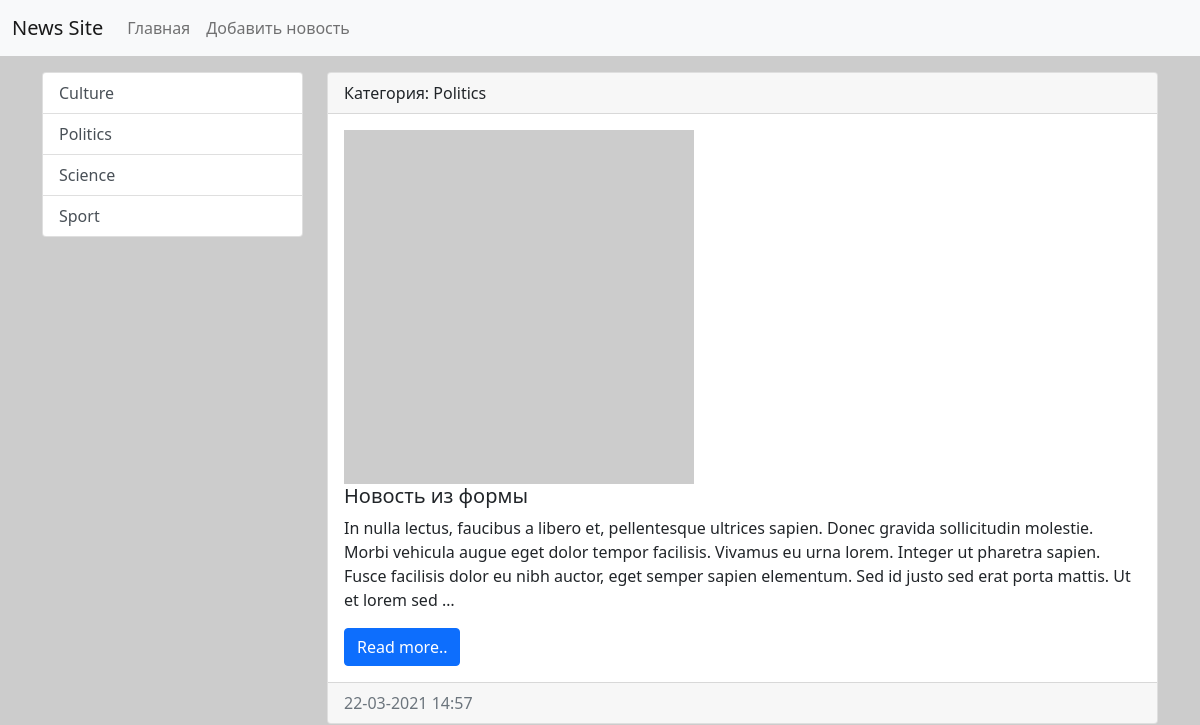
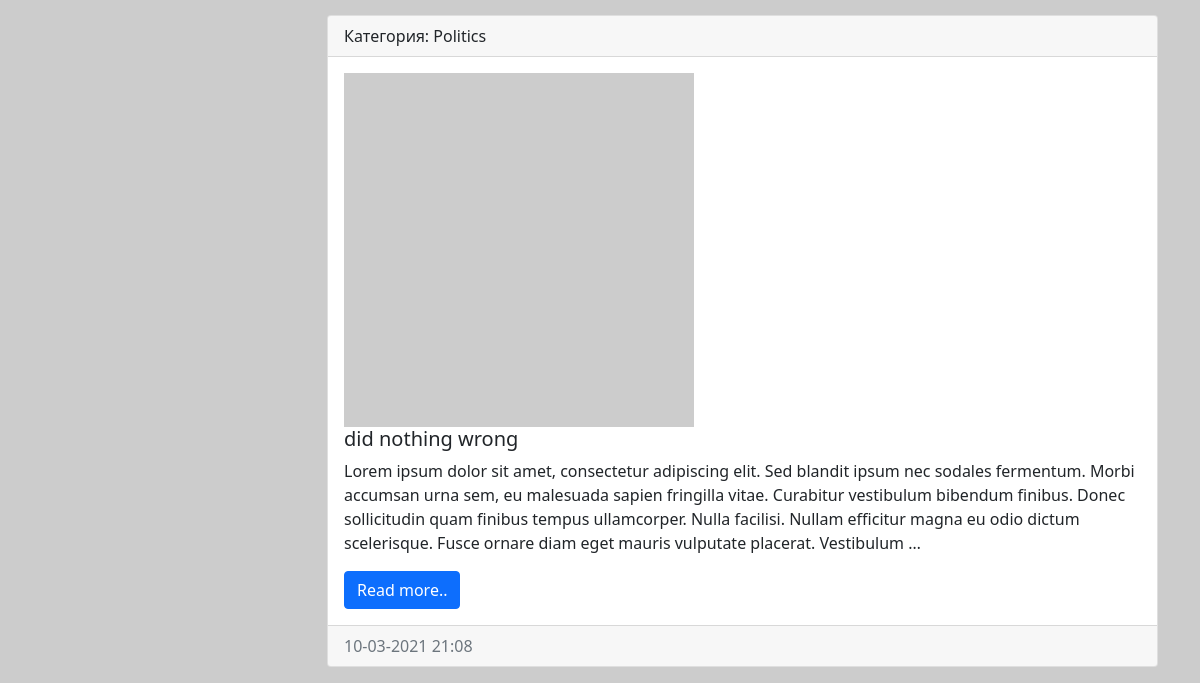
Page /category/3/ on the earlier database version (2 pictures, top to bottom).
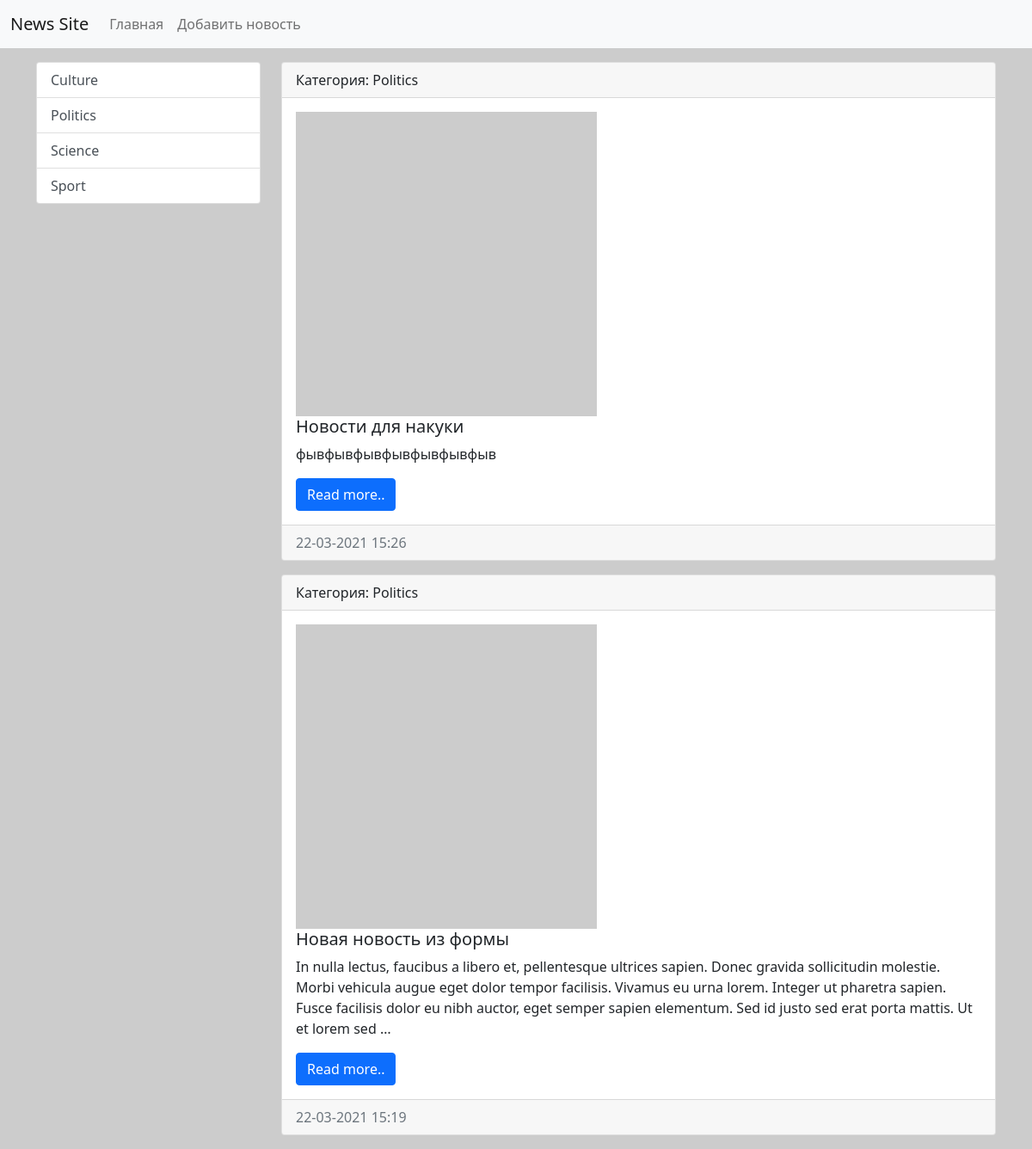
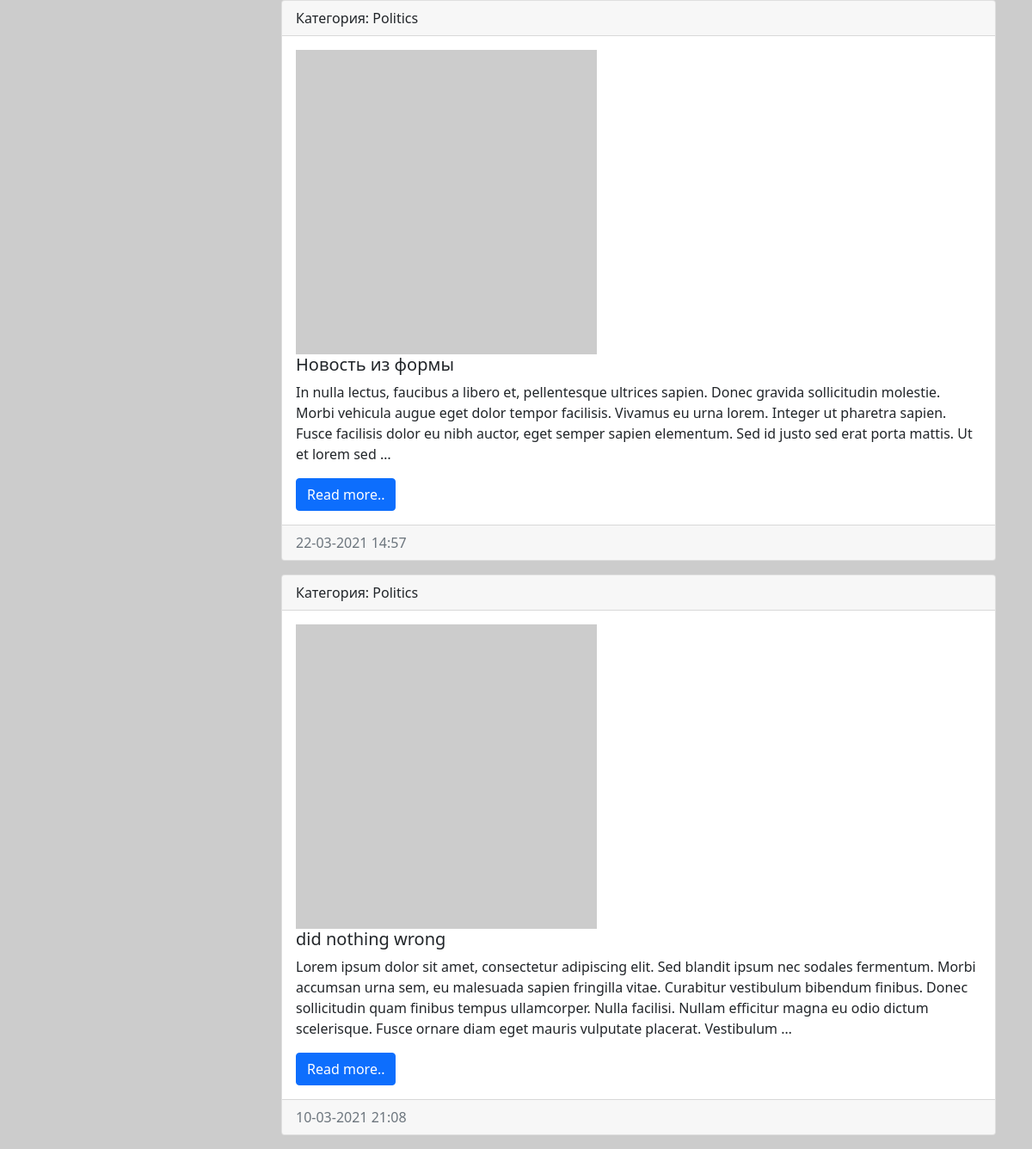
Same page on the later database version (2 pictures, top to bottom).
### news/models.py (models this page shows, shortened)
class Category(models.Model):
    title = models.CharField(max_length=200, db_index=True, verbose_name='Наименование категории')
    def __str__(self):
        return self.title
    def get_absolute_url(self):
        return reverse('news:category', kwargs={'category_id': self.pk})
    class Meta:
        verbose_name = 'Категория'
        verbose_name_plural = 'Категории'
        ordering = ['title']

class News(models.Model):
    title = models.CharField(max_length=200, db_index=True, verbose_name='Заголовок')
    content = models.TextField(blank=True, verbose_name='Контент')
    created_at = models.DateTimeField(auto_now_add=True, verbose_name='Дата создания')
    updated_at = models.DateTimeField(auto_now=True, verbose_name='Дата обновления')
    image = models.ImageField(upload_to='photos/%Y/%m/%d', blank=True)
    is_published = models.BooleanField(default=True,verbose_name='Опубликовано')
    category = models.ForeignKey('Category', on_delete=models.PROTECT, verbose_name='Категории')
    def get_absolute_url(self):
        return reverse('news:view_news', kwargs={'news_id': self.pk})
    class Meta:
        verbose_name = 'Новость'
        verbose_name_plural = 'Новости'
        ordering = ['-created_at']

### news/views.py (the view)
# urls.py: path('category/<int:category_id>/', views.get_category, name='category'),
def get_category(request, category_id):
    news = News.objects.filter(category_id=category_id)
    category = get_object_or_404(Category, pk=category_id)
    return render(request, 'news/category.html', {'news': news,
                                                  'category': category})

### news/templatetags/news_tags.py (called while the page is built)
@register.inclusion_tag('news/list_categories.html')
def show_categories():
    categories = Category.objects.all()
    return {'categories': categories}

### news/templates/news/category.html (shortened to what this page needs)
{% extends 'base.html' %}
{% block sidebar %}
    {% include 'inc/_sidebar.html' %}
{% endblock %}
{% block content %}
    {% for item in news %}
        <div class="card mb-3">
            <div class="card-header">
                Категория: {{ item.category }}
            </div>
            <div class="card-body">
                <div class="media">
                    {% if item.image %}
                        <img src="{{ item.image.url }}" alt="" width="350" class="mr-3">
                    {% else %}
                        <img class="resize" src="https://picsum.photos/seed/picsum/350/354" alt="Заглушка">
                    {% endif %}
                    <div class="media-body">
                        <h5 class="card-title">{{ item.title }}</h5>
                        <p class="card-text">{{ item.content|truncatewords:50 }}</p>
                        <a href="{{ item.get_absolute_url }}" class="btn btn-primary">Read more..</a>
                    </div>
                </div>
            </div>
            <div class="card-footer text-muted">
                {{ item.created_at|date:"d-m-Y H:i" }}
            </div>
        </div>
    {% endfor %}
{% endblock %}

### templates/base.html (shortened to what this page needs)
<!doctype html>
{% load static %}
<html lang="en">
<head>
    <link href="{% static 'bootstrap/css/bootstrap.min.css' %}" rel="stylesheet">
    <link href="{% static 'css/style.css' %}" rel="stylesheet">
</head>
<body>
{% include 'inc/_navbar.html' %}
<div class="container mt-3">
    <div class="row">
        <div class="col-md-3">
            {% block sidebar %}SIDEBAR{% endblock %}
        </div>
        <div class="col-md-9">
            {% block content %}CONTENT{% endblock %}
        </div>
    </div>
</div>
</body>
</html>

### templates/inc/_navbar.html (shortened to what this page needs)
<nav class="navbar navbar-expand-lg navbar-light bg-light">
    <div class="container-fluid">
        <a class="navbar-brand" href="{% url "news:home" %}">News Site</a>
        <div class="collapse navbar-collapse" id="navbarSupportedContent">
            <ul class="navbar-nav me-auto mb-2 mb-lg-0">
                <li class="nav-item"><a class="nav-link" href="{% url "news:home" %}">Главная</a></li>
                <li class="nav-item"><a class="nav-link" href="{% url "news:add_news" %}">Добавить новость</a></li>
            </ul>
        </div>
    </div>
</nav>

### templates/inc/_sidebar.html (shortened to what this page needs)
{% load news_tags %}
{% show_categories %}

### news/templates/news/list_categories.html
<div class="list-group">
    {% for category in categories %}
        <a href="{{ category.get_absolute_url }}"
           class="list-group-item list-group-item-action">{{ category.title }}</a>
    {% endfor %}
</div>

### mysite/static/css/style.css (style rules this page uses)
body { background-color: #cccccc; }

Differences in the rows shown:
added News: category "Politics", title "Новости для накуки", content "фывфывфывфывфывфывфыв", created_at "22-03-2021 15:26"
added News: category "Politics", title "Новая новость из формы", content "In nulla lectus, faucibus a libero et, pellentesque ultrices sapien. Donec gravida sollicitudin molestie. Morbi vehicula augue eget dolor tempor facilisis. Vivamus eu urna lorem. Integer ut pharetra sapien. Fusce facilisis dolor eu nibh auctor, eget semper sapien elementum. Sed id justo sed erat porta mattis. Ut et lorem sed …", created_at "22-03-2021 15:19"
